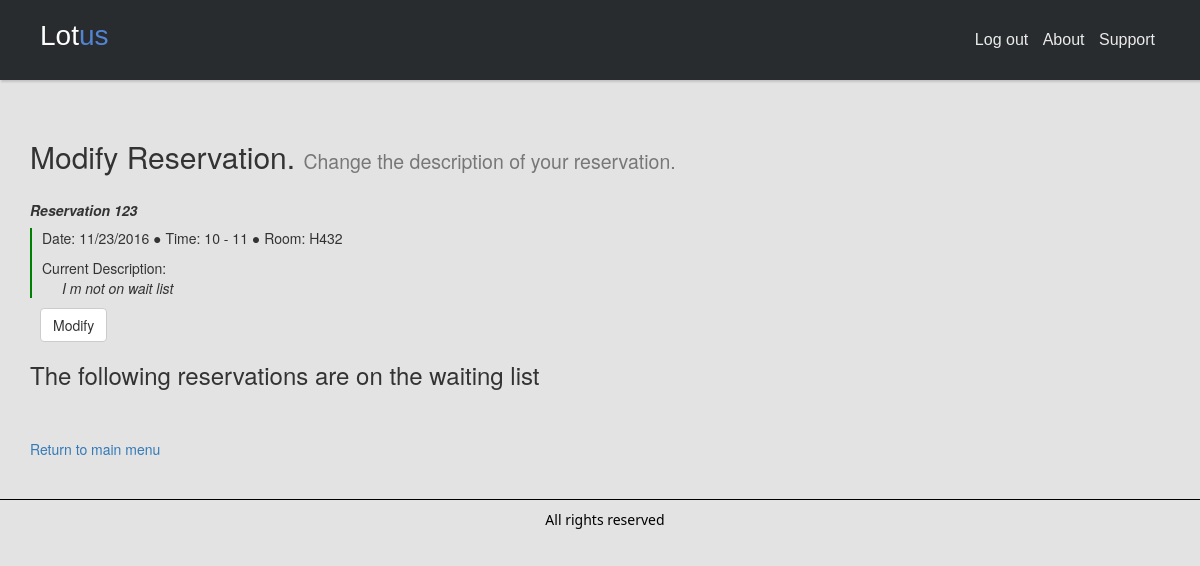
/modify_reservation.php (signed in), run on the app's committed database.
### tables this page shows
CREATE TABLE TimeSlot(
  Tid INT (10) NOT NULL AUTO_INCREMENT,
  StartTime VARCHAR(10) NOT NULL,
  EndTime VARCHAR(10) NOT NULL,
  date VARCHAR (11) NOT NULL,
  ReservationID INT (10) NOT NULL,
  PRIMARY KEY(Tid),
  FOREIGN KEY(ReservationID) REFERENCES Reservation(id)
        ON DELETE CASCADE
        ON UPDATE CASCADE
);

CREATE TABLE Reservation(
  id INT (10) NOT NULL AUTO_INCREMENT,
  roomID VARCHAR (10) NOT NULL,
  loginID VARCHAR (25) NOT NULL,
  description VARCHAR (200) NOT NULL,
 
  FOREIGN KEY(roomID) REFERENCES Room(roomNumber)
      ON DELETE CASCADE
      ON UPDATE CASCADE,
  FOREIGN KEY(loginID) REFERENCES Login(userName)
      ON DELETE CASCADE
      ON UPDATE CASCADE,
  PRIMARY KEY(id)
);

### action_viewUserReservation.php (called while the page is built, shortened)
<?php
    include_once ('objects/ReservationCatalog.php');
    $user = $_SESSION['login_user'];
    $catalog = new ReservationCatalog();
    $catalog->updateCatalogByUser($user);
    $reservation = $catalog->getCalendar();
?>

### objects/ReservationCatalog.php (called while the page is built, shortened)
<?php
    include_once (__DIR__.'/Reservation.php');
    include_once (__DIR__.'/TimeSlot.php');
    class ReservationCatalog{
        private $reservations = [];
        public function updateCatalogByUser($user){
            $con = new Connection();
            $sql = "SELECT * FROM WaitList
                    RIGHT JOIN (
                        Reservation
                        INNER JOIN timeslot ON Reservation.id = timeslot.ReservationID
                    )
                    ON WaitList.ReservationID=Reservation.id
                    WHERE WaitList.ReservationID IS NULL and
                    Reservation.loginID='$user'";
            $con->setQuery($sql);
            $con->executeQuery();
            $result = $con->getResult();
            if ($result->num_rows > 0) {
                while($row = $result->fetch_assoc()) {
                    $timeSlot = new TimeSlot($row["StartTime"],$row["EndTime"],$row["date"]);
                    $reservation = new Reservation($row["roomID"],$timeSlot,$user,$row["description"]);
                    $reservation->setID($row["id"]);
                    array_push($this->reservations, $reservation);
                }
            }
        }
        public function getCalendar(){
            $reservations = array();
            for ($i = 0; $i < sizeof($this->reservations); $i++){
                $reservation = array("room"=>$this->reservations[$i]->getRoom(),
                                        "start_time"=>$this->reservations[$i]->getTimeSlot()->getStart(),
                                        "end_time"=>$this->reservations[$i]->getTimeSlot()->getEnd(),
                                        "username"=>$this->reservations[$i]->getUser(),
                                        "description"=>$this->reservations[$i]->getDescription(),
                                        "date"=>$this->reservations[$i]->getTimeSlot()->getDate(),
                                        "id"=>$this->reservations[$i]->getID());
                array_push($reservations, $reservation);
            }
            return $reservations;
        }
    }
?>

### objects/Reservation.php (called while the page is built, shortened)
<?php
include_once (__DIR__.'/../connection.php');
class Reservation{
    private $roomNumber;
    private $timeSlot;
    private $user;
    private $description;
    private $id;
    public function __construct($roomNumber, $timeSlot, $user, $description)
    {
        $this->roomNumber=$roomNumber;
        $this->timeSlot=$timeSlot;
        $this->user=$user;
        $this->description=$description;
    }
    public function getID(){
        return $this->id;
    }
    public function setID($id){
        $this->id=$id;
    }
    public function getRoom(){
        return $this->roomNumber;
    }
    public function getTimeSlot(){
        return $this->timeSlot;
    }
    public function getUser(){
        return $this->user;
    }
    public function getDescription(){
        return $this->description;
    }
}
?>

### connection.php (called while the page is built, shortened)
<?php
class Connection{
    public $servername = "localhost";
    protected $username = "root";
    protected $password = "";
    public $dbname = "conference";
    public $conn;
    protected $query;
    public function __construct()
    {
        $this->conn = new mysqli($this->servername, $this->username, $this->password, $this->dbname);
    }
    public function setQuery($query){
        $this->query=$query;
    }
    public function executeQuery(){
        $this->result=$this->conn->query($this->query);
        if($this->result){
            return true;
        }
        else{
            return false;
        }
    }
}
?>

### objects/TimeSlot.php (called while the page is built)
<?php
    class TimeSlot{
        private $startTime;
        private $endTime;
        private $date;
        public function __construct($startTime, $endTime, $date)
        {
            $this->startTime = $startTime;
            $this->endTime = $endTime;
            $this->date = $date;
        }
        public function getStart(){
            return $this->startTime;
        }
        public function getEnd(){
            return $this->endTime;
        }
        public function getDate(){
            return $this->date;
        }
    }
?>

### modify_reservation.php (the view, shortened to what this page needs)
<!DOCTYPE html>
<html lang="en">
<head>
    <link rel="stylesheet" type="text/css" href="assets/css/main.css">
    <link rel="stylesheet" href="https://maxcdn.bootstrapcdn.com/bootstrap/3.3.7/css/bootstrap.min.css">
    <link rel="stylesheet" href="https://maxcdn.bootstrapcdn.com/font-awesome/4.6.3/css/font-awesome.min.css">
    <link rel="stylesheet" type="text/css" href="assets/css/header.css">
</head>
<body style="background-color: #E3E3E3">
<header class="header-basic">
    <div class="header-limiter">
        <h1><a href="#">Lot<span>us</span></a></h1>
        <nav>
            <?php
                if(isset($_SESSION['login_user'])){
                    echo"
                                    <a href=\"logout.php\">Log out</a>
                                ";
                }else{
                    echo"
                                    <a href=\"login.php\">Log in</a>
                                ";
                }
            ?>
            <a href="#">About</a>
            <a href="#">Support</a>
        </nav>
    </div>
</header>
<div class="container" style="margin-top:40px;">
    <h2>Modify Reservation. <small>Change the description of your reservation.</small></h2>
    <?php
        include_once ('action_viewUserReservation.php');
    ?>
    <?php
        foreach($reservation as $reserve){
            $id = $reserve['id'];
            $descp = $reserve['description'];
            $room = $reserve['room'];
            $time = $reserve['start_time'] . ' - ' . $reserve['end_time'];
            $date = $reserve['date'];
            echo '<h5><strong><i>Reservation ' . $id . '</i></strong></h5>';
            echo '<div id="display">';
            echo '<p>Date: '. $date . ' &#9679; Time: ' . $time .
                ' &#9679; Room: ' . $room . '</p>';
            echo '<p>Current Description: <br/><span style="margin-left: 20px;"><i>'
                    . $descp . '</i></span></p>';
            echo '</div>';
        }
            echo '<button class="btn btn-default btn-md" data-toggle="modal"
                  data-target="#modal">Modify</button>';
        echo "<h3>The following reservations are on the waiting list</h3>";
    ?>
    <br/><br/>
    <a href="booking.php">Return to main menu</a>
</div>
</body>
<footer>
    <p>All rights reserved</p>
</footer>
</body>
</html>

### assets/css/main.css (style rules this page uses)
footer { font-family: Candara,Calibri,Segoe,Segoe UI,Optima,Arial,sans-serif; font-size: 14px; font-style: normal; font-variant: normal; font-weight: 400; margin-top: 40px; clear: both; width: auto; height: 40px; padding: 10px; border-top: 1px solid #000; text-align: center; color: #000; }

### assets/css/header.css (style rules this page uses)
.header-basic { padding: 20px 40px; height: 80px; background-color: #292c2f; box-shadow: 1px 2px 2px rgba(0, 0, 0, 0.15); box-sizing: border-box; }
.header-basic .header-limiter { text-align: center; max-width: 1200px; margin: 0 auto; }
.header-basic .header-limiter h1 { line-height: 40px; float: left; margin: 0; font: normal 28px Cookie, Arial, Helvetica, sans-serif; }
.header-basic .header-limiter h1 span { color: #5383d3; }
.header-basic .header-limiter a { color: #ffffff; text-decoration: none; }
.header-basic .header-limiter nav { font:16px Arial, Helvetica, sans-serif; line-height: 40px; float: right; }
.header-basic .header-limiter nav a { display: inline-block; padding: 0 5px; text-decoration:none; color: #ffffff; font-size: 16px; opacity: 0.9; }

### modify_reservation.php (style rules this page uses)
#display { border-left: 2px solid green; border-spacing: 10px 10px; }
p { padding-left: 10px; }
h5 { margin-top: 30px; }
button { margin-left: 10px; }

### data on the page
timeslot: ReservationID "123", date "11/23/2016", time "10 - 11", ReservationID.roomID "H432", ReservationID.description "I m not on wait list"
